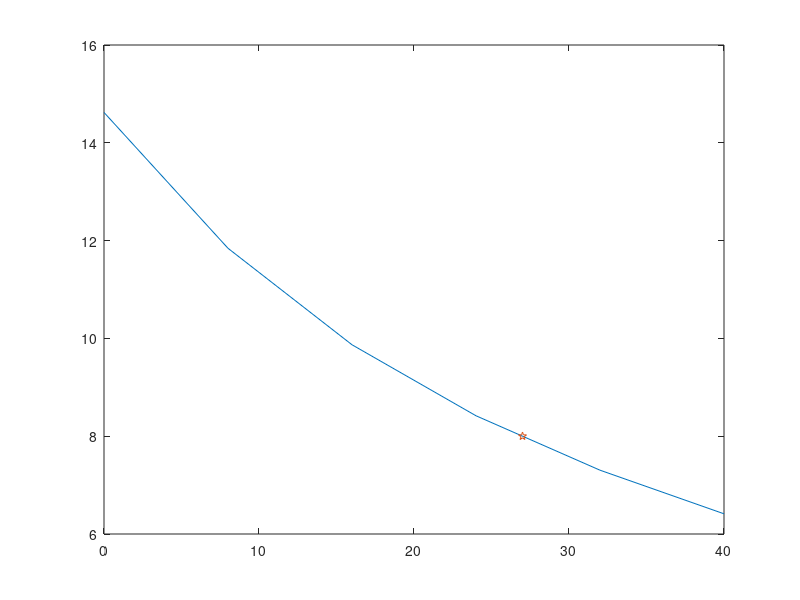

Reproduce this figure in MATLAB.
clc
clear
X=[0 8 16 24 32 40];
Y=[14.621 11.843 9.870 8.418 7.305 6.413];
xm=27;
yp=[0 40];
i=1;
while X(i)<xm;
   
    i=i+1;
end
ym=Y(i)-(Y(i)-Y(i-1))/(X(i)-X(i-1))*(X(i)-xm)
plot(X,Y,xm,ym,'p-')
